Frame 1 (no input): blank canvas, image omitted
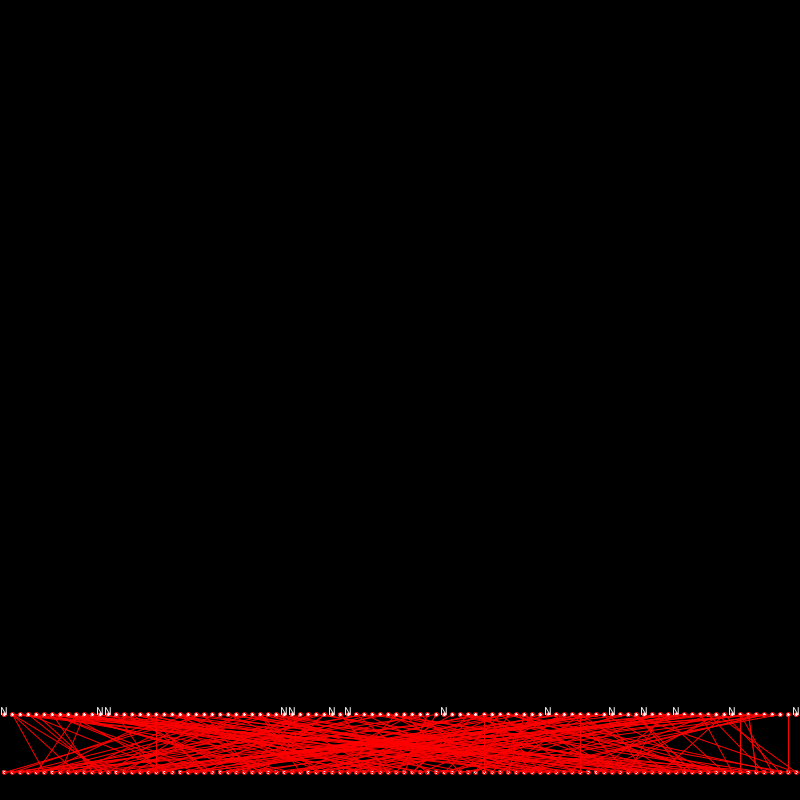
Frame 2 (the mouse pressed at the canvas centre, redrawn once)

The Processing sketch that drew this single still picture (run headless with seeded random() and noise(); the mouse was pressed at the canvas centre and the sketch redrawn once):

// Processing sketch: CommonAncestor
// ── CommonAncestor.pde
ArrayList<Relative> ListOfRelatives = new ArrayList<Relative>();
Relative[] previousRelatives;
int amountOfPeople = 100;
int amountOfGenerations = 14;
int currGeneration = 0;

// This is just to show how eventually nearly everyone at the end of the tree
// (most recent ancestors) are going to have a common ancestor somewhere
// N - Not associated with any of the youngest gen
// E - Common ancestor to all of the youngest gen

void setup() {
  size(800, 800);
  background(0);
  previousRelatives = new Relative[amountOfPeople];
  CreateNewGeneration();
  noLoop();
}

void mousePressed() {
  //boolean draw = true;
  if (currGeneration < amountOfGenerations) {
    CreateNewGeneration();
    redraw();
  }
}

void draw() {
  //background(0);

  fill(255);
  stroke(255, 0, 0);
  textAlign(CENTER);
  for (Relative relative : previousRelatives) {
    relative.show();
  }
}

void CreateNewGeneration() {
  Relative[] tempRelatives = new Relative[amountOfPeople];

  for (int i = 0; i < amountOfPeople; i++) {
    tempRelatives[i] = new Relative(currGeneration, i);
  }

  currGeneration++;

  for (Relative relative : previousRelatives) {
    if (relative != null) {
      for (int i = 0; i < 2; i++) {
        int roll = (int)random(0, amountOfPeople);
        if (tempRelatives[roll] != null) {
          tempRelatives[roll].parents.add(relative);

          for (int j = 0; j < amountOfPeople; j++) {//(boolean isRelated : previousRelatives[i].relations) {
            if (relative.relations[j] == true) {
              tempRelatives[roll].relations[j] = true;
            }
          }
        }
      }
      //for (int i = 0; i < amountOfPeople; i++) {
      //  if (tempRelatives[i] != null){
      //    tempRelatives[i].parents.add(relative);

      //    for (int j = 0; j < amountOfPeople; j++) {//(boolean isRelated : previousRelatives[i].relations) {
      //      if (relative.relations[j] == true) {
      //        tempRelatives[i].relations[j] = true;
      //      }
      //    }
      //  }
      //}
    }
  }

  //for (Relative relative : tempRelatives) {
  //  for (int i = 0; i < amountOfPeople; i++) {
  //    if (previousRelatives[i] != null && random(1f) < 2f / 6f) {
  //      previousRelatives[i].parents.add(relative);

  //      for (int j = 0; j < amountOfPeople; j++) {//(boolean isRelated : previousRelatives[i].relations) {
  //        if (previousRelatives[i].relations[j] == true) {
  //          relative.relations[j] = true;
  //        }
  //      }
  //    }
  //  }
  //}

  for (int i = 0; i < amountOfPeople; i++) {//Relative relative : tempRelatives) {
    previousRelatives[i] = tempRelatives[i];
    ListOfRelatives.add(tempRelatives[i]);
  }
}

// ── Relative.pde
class Relative {

  PVector pos;
  ArrayList<Relative> parents;
  int generation, person;
  boolean[] relations;

  Relative(int generation_, int person_) {
    generation = generation_;
    person = person_;
    relations = new boolean[amountOfPeople];
    if (generation == 0) {
      for (int i = 0; i < amountOfPeople; i++) {
        relations[i] = false;
      }
      relations[person] = true;
    }

    parents = new ArrayList<Relative>();
    pos = new PVector(((float)person / (float)amountOfPeople) * width + (width / (float)amountOfPeople / 2), ((float)generation / (float)amountOfGenerations) * height);
    pos.y = height - pos.y - (height / amountOfGenerations / 2);
  }

  void show() {

    for (Relative parent : parents) {
      line(pos.x, pos.y, parent.pos.x, parent.pos.y);
    }

    ellipse(pos.x, pos.y, 4, 4);

    boolean isNull = true;
    int total = 0;
    for (int i = 0; i < amountOfPeople; i++) {
      if (relations[i] == true) {
        isNull = false;
        total++;
      }
    }
    if (isNull) {
      text("N", pos.x, pos.y);
    }
    if (total == amountOfPeople) {
      text("E", pos.x, pos.y);
    } else {
      if (amountOfPeople <= 10) {
        for (int i = 0; i < amountOfPeople; i++) {
          if (relations[i] == true) {
            text(i + 1, pos.x + (i * 5) - (amountOfPeople * 5 / 2), pos.y);
          }
        }
      }
    }
  }
}
